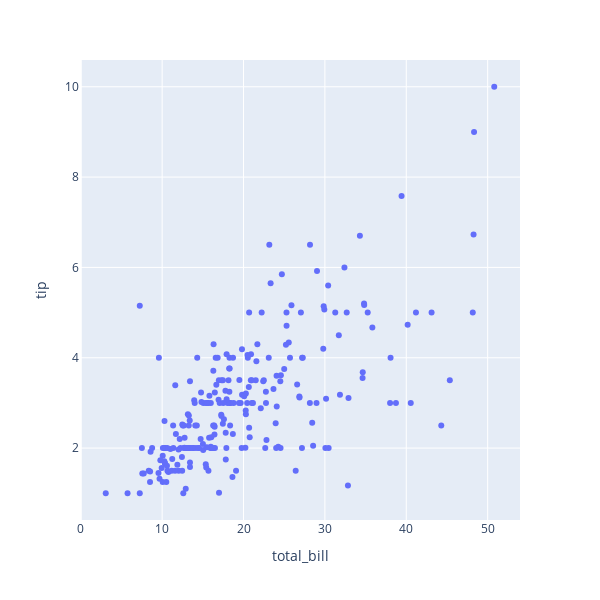

Notebook source saved alongside this figure:
### Code cell
fig=px.scatter(data_frame=df,
               x='total_bill',
               y='tip',
               height=600,
               width=600)
iplot(fig)

### Figure 1 — Plotly figure (JSON) as saved in the notebook; plotly's stock layout.template omitted (floating-point values rounded to 4 significant figures; data arrays with more than 128 entries replaced by an {"elided": "..."} marker saying what was removed)
{"data": [{"hovertemplate": "total_bill=%{x}<br>tip=%{y}<extra></extra>", "legendgroup": "", "marker": {"color": "#636efa", "symbol": "circle"}, "mode": "markers", "name": "", "showlegend": false, "type": "scatter", "x": {"elided": "244 float values"}, "xaxis": "x", "y": {"elided": "244 float values"}, "yaxis": "y"}], "layout": {"height": 600, "legend": {"tracegroupgap": 0}, "margin": {"t": 60}, "width": 600, "xaxis": {"anchor": "y", "domain": [0, 1], "title": {"text": "total_bill"}}, "yaxis": {"anchor": "x", "domain": [0, 1], "title": {"text": "tip"}}}}
